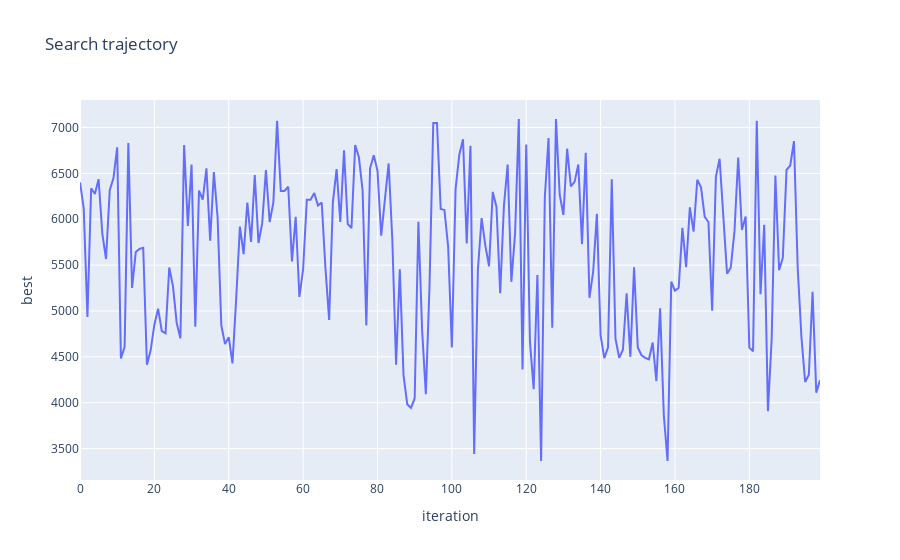

The notebook cell saved with this chart:
### Code cell
import pandas as pd
import plotly.express as px


def plot_trace(trace):
  df = pd.DataFrame(trace, columns=['iteration', 'best'])
  fig = px.line(df, x='iteration', y='best', title='Search trajectory')

  return fig

plot_trace(trace)

### Figure 1 — Plotly figure (JSON) as saved in the notebook; plotly's stock layout.template omitted (floating-point values rounded to 4 significant figures; data arrays with more than 128 entries replaced by an {"elided": "..."} marker saying what was removed)
{"data": [{"hovertemplate": "iteration=%{x}<br>best=%{y}<extra></extra>", "legendgroup": "", "line": {"color": "#636efa", "dash": "solid"}, "marker": {"symbol": "circle"}, "mode": "lines", "name": "", "orientation": "v", "showlegend": false, "type": "scatter", "x": {"elided": "200 int values"}, "xaxis": "x", "y": {"elided": "200 float values"}, "yaxis": "y"}], "layout": {"legend": {"tracegroupgap": 0}, "title": {"text": "Search trajectory"}, "xaxis": {"anchor": "y", "domain": [0, 1], "title": {"text": "iteration"}}, "yaxis": {"anchor": "x", "domain": [0, 1], "title": {"text": "best"}}}}
